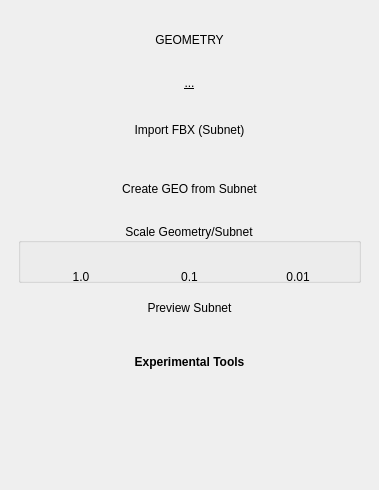
<?xml version="1.0" encoding="UTF-8"?>
<ui version="4.0">
 <class>geoWindow</class>
 <widget class="QMainWindow" name="geoWindow">
  <property name="geometry">
   <rect>
    <x>0</x>
    <y>0</y>
    <width>379</width>
    <height>490</height>
   </rect>
  </property>
  <property name="minimumSize">
   <size>
    <width>379</width>
    <height>0</height>
   </size>
  </property>
  <property name="windowTitle">
   <string>geoWindow</string>
  </property>
  <widget class="QWidget" name="centralwidget">
   <layout class="QVBoxLayout" name="verticalLayout">
    <item>
     <widget class="QLabel" name="lbl_header_main">
      <property name="minimumSize">
       <size>
        <width>361</width>
        <height>61</height>
       </size>
      </property>
      <property name="text">
       <string>GEOMETRY</string>
      </property>
      <property name="alignment">
       <set>Qt::AlignCenter</set>
      </property>
     </widget>
    </item>
    <item>
     <widget class="QLabel" name="lbl_console">
      <property name="font">
       <font>
        <underline>true</underline>
       </font>
      </property>
      <property name="text">
       <string>...</string>
      </property>
      <property name="alignment">
       <set>Qt::AlignCenter</set>
      </property>
      <property name="wordWrap">
       <bool>true</bool>
      </property>
     </widget>
    </item>
    <item>
     <widget class="QStackedWidget" name="stackedWidget">
      <property name="minimumSize">
       <size>
        <width>361</width>
        <height>301</height>
       </size>
      </property>
      <property name="currentIndex">
       <number>0</number>
      </property>
      <widget class="QWidget" name="menu">
       <layout class="QVBoxLayout" name="verticalLayout_2">
        <item>
         <spacer name="verticalSpacer_5">
          <property name="orientation">
           <enum>Qt::Vertical</enum>
          </property>
          <property name="sizeHint" stdset="0">
           <size>
            <width>20</width>
            <height>40</height>
           </size>
          </property>
         </spacer>
        </item>
        <item>
         <widget class="QPushButton" name="bttn_1">
          <property name="minimumSize">
           <size>
            <width>0</width>
            <height>50</height>
           </size>
          </property>
          <property name="styleSheet">
           <string notr="true">padding: 0;
border: none;</string>
          </property>
          <property name="text">
           <string>Import FBX (Subnet)</string>
          </property>
         </widget>
        </item>
        <item>
         <spacer name="verticalSpacer_2">
          <property name="orientation">
           <enum>Qt::Vertical</enum>
          </property>
          <property name="sizeType">
           <enum>QSizePolicy::Fixed</enum>
          </property>
          <property name="sizeHint" stdset="0">
           <size>
            <width>20</width>
            <height>5</height>
           </size>
          </property>
         </spacer>
        </item>
        <item>
         <widget class="QPushButton" name="bttn_2">
          <property name="minimumSize">
           <size>
            <width>0</width>
            <height>50</height>
           </size>
          </property>
          <property name="styleSheet">
           <string notr="true">padding: 0;
border: none;</string>
          </property>
          <property name="text">
           <string>Create GEO from Subnet</string>
          </property>
         </widget>
        </item>
        <item>
         <spacer name="verticalSpacer_3">
          <property name="orientation">
           <enum>Qt::Vertical</enum>
          </property>
          <property name="sizeType">
           <enum>QSizePolicy::Fixed</enum>
          </property>
          <property name="sizeHint" stdset="0">
           <size>
            <width>20</width>
            <height>5</height>
           </size>
          </property>
         </spacer>
        </item>
        <item>
         <widget class="QGroupBox" name="grp_scaler">
          <property name="sizePolicy">
           <sizepolicy hsizetype="Preferred" vsizetype="Minimum">
            <horstretch>0</horstretch>
            <verstretch>0</verstretch>
           </sizepolicy>
          </property>
          <property name="minimumSize">
           <size>
            <width>0</width>
            <height>60</height>
           </size>
          </property>
          <property name="styleSheet">
           <string notr="true">border-color: qlineargradient(spread:pad, x1:1, y1:1, x2:1, y2:0, stop:0 rgba(79, 79, 79, 255), stop:1 rgba(63, 63, 63, 255));</string>
          </property>
          <property name="title">
           <string>Scale Geometry/Subnet</string>
          </property>
          <property name="alignment">
           <set>Qt::AlignCenter</set>
          </property>
          <layout class="QVBoxLayout" name="verticalLayout_4">
           <item>
            <layout class="QHBoxLayout" name="scale_horizontalLayout">
             <item>
              <widget class="QPushButton" name="bttn_100">
               <property name="minimumSize">
                <size>
                 <width>0</width>
                 <height>50</height>
                </size>
               </property>
               <property name="styleSheet">
                <string notr="true">padding: 0;
border: none;</string>
               </property>
               <property name="text">
                <string>1.0</string>
               </property>
              </widget>
             </item>
             <item>
              <widget class="QPushButton" name="bttn_010">
               <property name="minimumSize">
                <size>
                 <width>0</width>
                 <height>50</height>
                </size>
               </property>
               <property name="styleSheet">
                <string notr="true">padding: 0;
border: none;</string>
               </property>
               <property name="text">
                <string>0.1</string>
               </property>
              </widget>
             </item>
             <item>
              <widget class="QPushButton" name="bttn_001">
               <property name="minimumSize">
                <size>
                 <width>0</width>
                 <height>50</height>
                </size>
               </property>
               <property name="styleSheet">
                <string notr="true">padding: 0;
border: none;</string>
               </property>
               <property name="text">
                <string>0.01</string>
               </property>
              </widget>
             </item>
            </layout>
           </item>
          </layout>
         </widget>
        </item>
        <item>
         <spacer name="verticalSpacer_4">
          <property name="orientation">
           <enum>Qt::Vertical</enum>
          </property>
          <property name="sizeType">
           <enum>QSizePolicy::Fixed</enum>
          </property>
          <property name="sizeHint" stdset="0">
           <size>
            <width>20</width>
            <height>5</height>
           </size>
          </property>
         </spacer>
        </item>
        <item>
         <widget class="QPushButton" name="bttn_3">
          <property name="minimumSize">
           <size>
            <width>0</width>
            <height>50</height>
           </size>
          </property>
          <property name="styleSheet">
           <string notr="true">padding: 0;
border: none;</string>
          </property>
          <property name="text">
           <string>Preview Subnet</string>
          </property>
         </widget>
        </item>
        <item>
         <widget class="QPushButton" name="bttn_4">
          <property name="minimumSize">
           <size>
            <width>0</width>
            <height>50</height>
           </size>
          </property>
          <property name="font">
           <font>
            <weight>75</weight>
            <bold>true</bold>
           </font>
          </property>
          <property name="styleSheet">
           <string notr="true">padding: 0;
border: none;</string>
          </property>
          <property name="text">
           <string>Experimental Tools</string>
          </property>
         </widget>
        </item>
        <item>
         <spacer name="verticalSpacer">
          <property name="orientation">
           <enum>Qt::Vertical</enum>
          </property>
          <property name="sizeType">
           <enum>QSizePolicy::MinimumExpanding</enum>
          </property>
          <property name="sizeHint" stdset="0">
           <size>
            <width>20</width>
            <height>20</height>
           </size>
          </property>
         </spacer>
        </item>
       </layout>
      </widget>
      <widget class="QWidget" name="previewsubnet">
       <layout class="QVBoxLayout" name="verticalLayout_3">
        <item>
         <widget class="QLabel" name="lbl_previewheader">
          <property name="text">
           <string>Preview Subnet Geometry</string>
          </property>
          <property name="alignment">
           <set>Qt::AlignCenter</set>
          </property>
         </widget>
        </item>
        <item>
         <widget class="QPushButton" name="bttn_clearList">
          <property name="minimumSize">
           <size>
            <width>0</width>
            <height>20</height>
           </size>
          </property>
          <property name="font">
           <font>
            <weight>75</weight>
            <bold>true</bold>
           </font>
          </property>
          <property name="styleSheet">
           <string notr="true">padding: 0;
border: none;</string>
          </property>
          <property name="text">
           <string>Clear List</string>
          </property>
         </widget>
        </item>
        <item>
         <widget class="QListWidget" name="lst_preview">
          <property name="font">
           <font>
            <pointsize>12</pointsize>
           </font>
          </property>
          <property name="styleSheet">
           <string notr="true">padding: 0;
border: none;</string>
          </property>
          <property name="spacing">
           <number>10</number>
          </property>
          <property name="selectionRectVisible">
           <bool>true</bool>
          </property>
         </widget>
        </item>
        <item>
         <widget class="QLabel" name="lbl_showhelp">
          <property name="text">
           <string>Select a Subnet before clicking.</string>
          </property>
          <property name="alignment">
           <set>Qt::AlignCenter</set>
          </property>
         </widget>
        </item>
        <item>
         <widget class="QPushButton" name="bttn_PreviewSubnet">
          <property name="minimumSize">
           <size>
            <width>0</width>
            <height>50</height>
           </size>
          </property>
          <property name="font">
           <font>
            <weight>75</weight>
            <bold>true</bold>
           </font>
          </property>
          <property name="styleSheet">
           <string notr="true">border-color: qlineargradient(spread:pad, x1:1, y1:1, x2:1, y2:0, stop:0 rgba(79, 79, 79, 255), stop:1 rgba(63, 63, 63, 255));
background-color: rgb(77, 77, 77);</string>
          </property>
          <property name="text">
           <string>Show Subnet Geometry</string>
          </property>
          <property name="flat">
           <bool>true</bool>
          </property>
         </widget>
        </item>
       </layout>
      </widget>
      <widget class="QWidget" name="experimentaltools">
       <layout class="QVBoxLayout" name="verticalLayout_5">
        <item>
         <widget class="QPushButton" name="hairGeo1">
          <property name="minimumSize">
           <size>
            <width>0</width>
            <height>50</height>
           </size>
          </property>
          <property name="styleSheet">
           <string notr="true">padding: 0;
border: none;</string>
          </property>
          <property name="text">
           <string>Create Hair Groom Geo (VDB + Density)</string>
          </property>
         </widget>
        </item>
        <item>
         <widget class="QPushButton" name="lockGeo1">
          <property name="minimumSize">
           <size>
            <width>0</width>
            <height>50</height>
           </size>
          </property>
          <property name="styleSheet">
           <string notr="true">padding: 0;
border: none;</string>
          </property>
          <property name="text">
           <string>Lock Obj Merge Nodes in GEO</string>
          </property>
         </widget>
        </item>
        <item>
         <widget class="QPushButton" name="kinefx1">
          <property name="minimumSize">
           <size>
            <width>0</width>
            <height>50</height>
           </size>
          </property>
          <property name="font">
           <font>
            <weight>75</weight>
            <bold>true</bold>
           </font>
          </property>
          <property name="text">
           <string>KineFx from Subnet</string>
          </property>
          <property name="flat">
           <bool>true</bool>
          </property>
         </widget>
        </item>
       </layout>
      </widget>
     </widget>
    </item>
    <item>
     <widget class="QPushButton" name="bttn_backfooter">
      <property name="minimumSize">
       <size>
        <width>361</width>
        <height>61</height>
       </size>
      </property>
      <property name="styleSheet">
       <string notr="true">padding: 0;
border: none;</string>
      </property>
      <property name="text">
       <string/>
      </property>
      <property name="flat">
       <bool>true</bool>
      </property>
     </widget>
    </item>
   </layout>
  </widget>
 </widget>
 <resources>
  <include location="resc.qrc"/>
 </resources>
 <connections/>
</ui>
